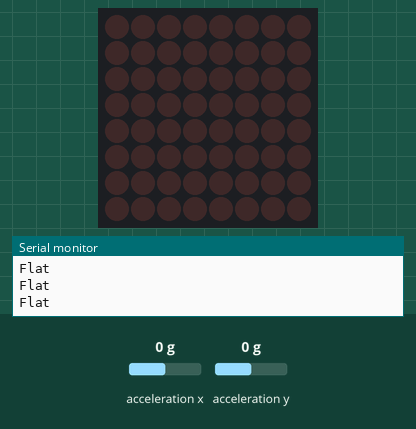
The sketch below on a simulated Arduino Uno, built with avr-gcc and run on an emulated ATmega328P. Parts: 8×8 LED matrix, the last lines printed to the serial monitor. The inputs (shaded band) are chosen by the test bench; at power-on: acceleration x 0 g, acceleration y 0 g.

Above: at 1.2 s.
1.3 s: acceleration x set to -1.4 g
At 1.83 s:
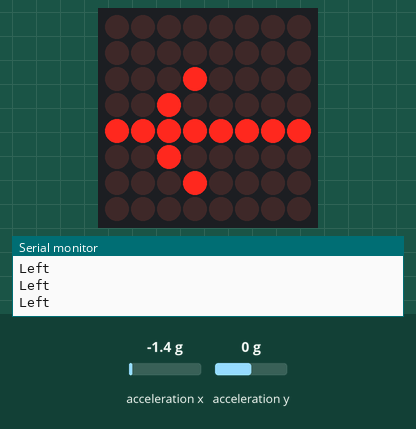
3.9 s: acceleration x set to 0.8 g
At 4.43 s:
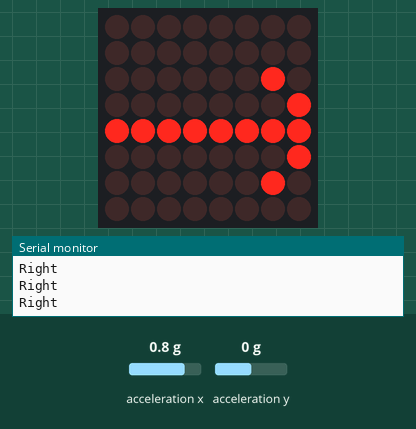
6.5 s: acceleration y set to -1.4 g
At 7.04 s:
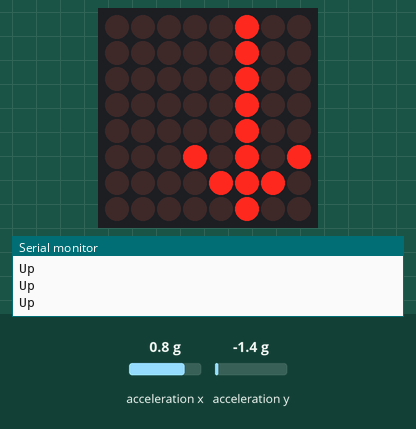
9.1 s: acceleration y set to 1.4 g
At 9.66 s:
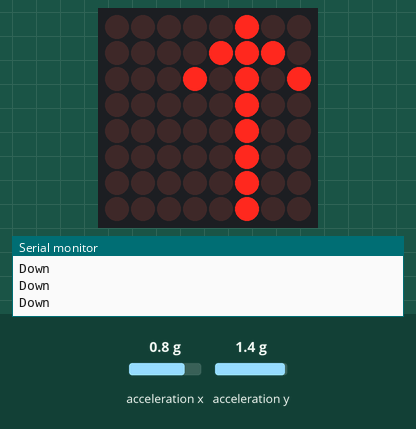
11.7 s: acceleration x set to 1.4 g
At 12.27 s:
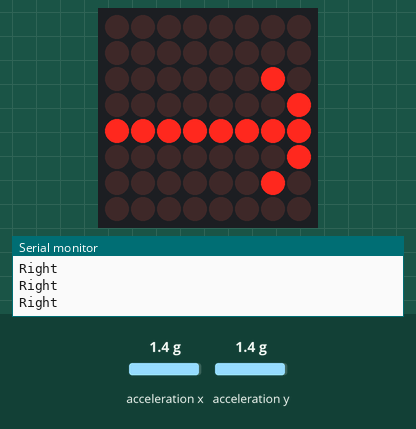
13.9 s: acceleration x set to -0.8 g
At 14.46 s:
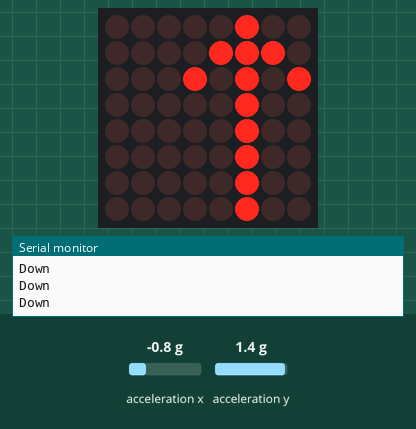

Measured:
- after the input at 1.3 s, the display: changes at once (image 1)
- after the input at 3.9 s, the display: changes at once (image 2)
- after the input at 6.5 s, the display: changes at once (image 3)
- after the input at 9.1 s, the display: changes at once (image 4)
- after the input at 11.7 s, the display: changes after 0.06 s (image 5)
- after the input at 13.9 s, the display: changes after 0.05 s (image 6)
- what the display in image 1 shows lasts 0.4 s, from 1.6 s to 2.0 s

The sketch:

MMA8452Qwith8x8display.ino
```cpp
// (licence header left out)
#include <Wire.h>                 // Must include Wire library for I2C
#include "SparkFun_MMA8452Q.h"    // Click here to get the library: http://librarymanager/All#SparkFun_MMA8452Q

#include "Adafruit_LEDBackpack.h"
#include "Adafruit_GFX.h"

#ifndef _BV
#define _BV(bit) (1<<(bit))
#endif

Adafruit_LEDBackpack matrix = Adafruit_LEDBackpack();

MMA8452Q accel;                   // create instance of the MMA8452 class

void setup() {

  matrix.begin(0x70);  // pass in the address

  Serial.begin(9600);
  Serial.println("MMA8452Q Orientation Test Code!");
  Wire.begin();


  if (accel.begin() == false) {
    Serial.println("Not Connected. Please check connections and read the hookup guide.");
    while (1);
  }
}

void loop() {
  if (accel.available()) {      // Wait for new data from accelerometer
    // Orientation of board (Right, Left, Down, Up);
    if (accel.isRight() == true) {
      Serial.println("Right");
      right(); //Added Function to create LED arrow on the 8x8 Dot Matrix - TLeishman
    }
    else if (accel.isLeft() == true) {
      Serial.println("Left");
      left(); //Added Function to create LED arrow on the 8x8 Dot Matrix - TLeishman
    }
    else if (accel.isUp() == true) {
      Serial.println("Up");
      up();//Added Function to create LED arrow on the 8x8 Dot Matrix - TLeishman
    }
    else if (accel.isDown() == true) {
      Serial.println("Down");
      down(); //Added Function to create LED arrow on the 8x8 Dot Matrix - TLeishman
    }
    else if (accel.isFlat() == true) {
      Serial.println("Flat");
    }
  }
}

void clear_all(){
   matrix.clear();
    matrix.writeDisplay();

  }

void right(){
matrix.displaybuffer[2]=_BV(5);
matrix.displaybuffer[3]= _BV(6);
matrix.displaybuffer[4]=_BV(0) |_BV(1) |_BV(2) |_BV(3) |_BV(4) |_BV(5) |_BV(6) |_BV(7);
matrix.displaybuffer[5]=_BV(6);
matrix.displaybuffer[6]=_BV(5);
 matrix.writeDisplay();
  delay(100);
  clear_all();
}

void left(){
matrix.displaybuffer[2]=_BV(2);
matrix.displaybuffer[3]= _BV(1);
matrix.displaybuffer[4]=_BV(0) |_BV(1) |_BV(2) |_BV(3) |_BV(4) |_BV(5) |_BV(6) |_BV(7);
matrix.displaybuffer[5]=_BV(1);
matrix.displaybuffer[6]=_BV(2);
 matrix.writeDisplay();
  delay(100);
  clear_all();
}

void up(){
matrix.displaybuffer[0]=_BV(4);
matrix.displaybuffer[1]=_BV(4);
matrix.displaybuffer[2]=_BV(4);
matrix.displaybuffer[3]= _BV(4);
matrix.displaybuffer[4]=_BV(4);
matrix.displaybuffer[5]=_BV(4) | _BV(2) | _BV(6);
matrix.displaybuffer[6]=_BV(4) | _BV(3) | _BV(5);
matrix.displaybuffer[7]=_BV(4);
 matrix.writeDisplay();
  delay(100);
  clear_all();
}

void down(){
matrix.displaybuffer[0]=_BV(4);
matrix.displaybuffer[1]=_BV(4) | _BV(3) | _BV(5);
matrix.displaybuffer[2]=_BV(4) | _BV(2) | _BV(6);
matrix.displaybuffer[3]= _BV(4);
matrix.displaybuffer[4]=_BV(4);
matrix.displaybuffer[5]=_BV(4);
matrix.displaybuffer[6]=_BV(4);
matrix.displaybuffer[7]=_BV(4);
 matrix.writeDisplay();
  delay(100);
  clear_all();
}
```
